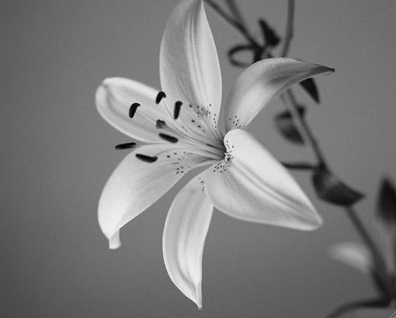
#> input picture TP1/figs/flower.png, 396 x 318 px, found by its file name
$ python view_surface.py   (older library calls are emulated)
#> lines starting #> are read from the running program, lines starting #| are printed output that depends on the picture
# import numpy as np
# import matplotlib.pyplot as plt

from mpl_toolkits.mplot3d import Axes3D
import cv2
import numpy as np
import matplotlib.pyplot as plt

# generate some sample data
import scipy.misc


def view_surface(path):
    # reads an img in grayscale
#> called with path = 'figs\\flower.png'
    img = cv2.imread(path, 0)
#> img is the input picture: shape (318, 396); min 0, max 243, mean 123

    # downscaling has a "smoothing" effect
    img = cv2.resize(img, (100, 100)) / 250
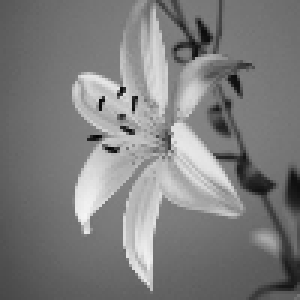
#> img: shape (100, 100) float64 (shown 3 times larger); min 0.02, max 0.964, mean 0.492

    # create the x and y coordinate arrays (here we just use pixel indices)
    xx, yy = np.mgrid[0 : img.shape[0], 0 : img.shape[1]]

    # create the figure
    fig = plt.figure(figsize=(10, 10))
    # ax = fig.gca(projection='3d')
    ax = fig.add_subplot(111, projection="3d")
    ax.plot_surface(xx, yy, img, rstride=1, cstride=1, cmap=plt.cm.gray, linewidth=0)
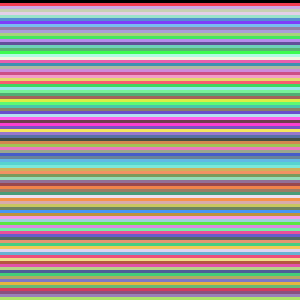
#> xx: shape (100, 100) int64 (shown 3 times larger); 100 distinct labels, from 0 to 99; one colour per label, 0 black

    ax.view_init(elev=80, azim=25)

    plt.figure(figsize=(10, 10), dpi=180)

    # show it
    plt.show()
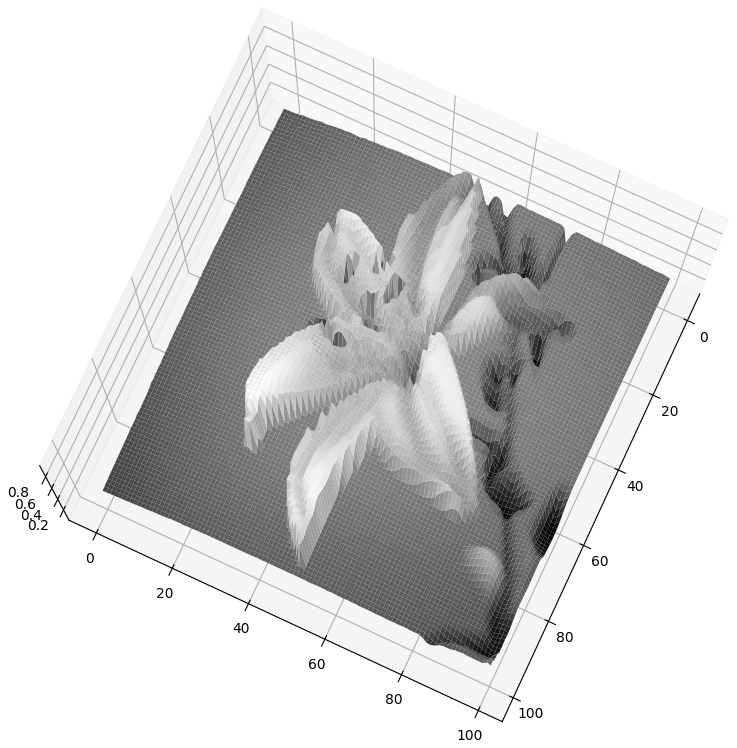
#> figure drawn by matplotlib, 1 panel


if __name__ == "__main__":
    img_path = "figs\\flower.png"
    view_surface(img_path)
